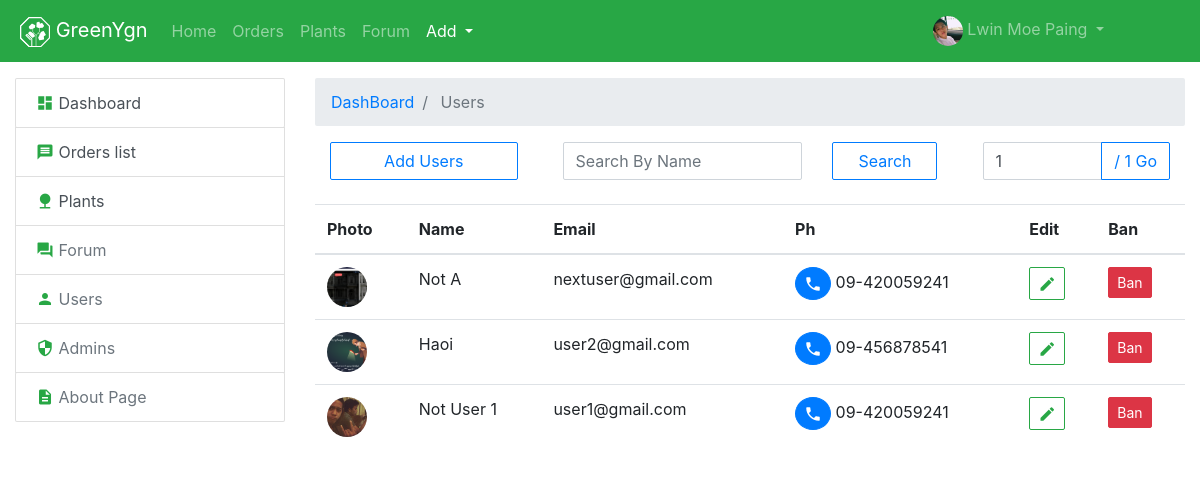
The page /gyadmin/superadmin/users/index.php (signed in) on the database its author committed.
### tables this page shows
CREATE TABLE `users` (
  `id` int(11) UNSIGNED NOT NULL,
  `name` varchar(80) NOT NULL,
  `email` varchar(150) NOT NULL,
  `image` varchar(200) NOT NULL DEFAULT '/assets/images/logo/greenygn_animate.svg',
  `password` varchar(200) NOT NULL,
  `ph` varchar(20) NOT NULL,
  `address` tinytext,
  `bio` varchar(150) DEFAULT NULL,
  `deleted_at` datetime DEFAULT NULL,
  `created_at` datetime DEFAULT NULL,
  `modified_at` datetime DEFAULT NULL
);

### gyadmin/superadmin/users/functions/index/getdata.php (called while the page is built)
<?php
if (isset($_GET['page']) && is_numeric($_GET['page'])) {
    $page = $_GET['page'];
} else {
    $page = 1;
}
$no_of_records_per_page = 10;
$offset = ($page-1) * $no_of_records_per_page;
$total_pages_sql = "SELECT COUNT(*) FROM `forum`";
$result = mysqli_query($conn,$total_pages_sql);
$total_rows = mysqli_fetch_array($result)[0];
$total_pages = ceil($total_rows / $no_of_records_per_page);
$sql = "SELECT * FROM `users`";
$sql .= " ORDER BY `users`.`id` DESC LIMIT $offset, $no_of_records_per_page ";
if($res = mysqli_query($conn, $sql)) {
    $result = array();
    while($row = mysqli_fetch_assoc($res)) {
       $result[] = $row;
    }
}

### gyadmin/superadmin/users/index.php (the view, shortened to what this page needs)
<?php
    require __DIR__. "/functions/index/getdata.php";
    require __DIR__ . "/../view/begin_header.php";
    require __DIR__ . "/../view/finish_header.php";
    require __DIR__ . "/../view/nav/navbar.php";
?>
    <div class="container-fluid mt-3">
        <div class="row">
            <div class="col-md-3">
                <?php
                    require __DIR__ . "/../view/left_url_list/left_url_list.php";
                ?>
            </div>
            <div class="col-md-9">
                <nav aria-label="breadcrumb">
                    <ol class="breadcrumb">
                        <li class="breadcrumb-item"><a href="/gyadmin/superadmin/">DashBoard</a></li>
                        <li class="breadcrumb-item active"> Users </li>
                    </ol>
                </nav>
                <div class="container-fluid">
                    <div class="row">
                        <div class="col-md-3 mb-2">
                            <a href="add_user.php" class="btn btn-outline-primary  btn-block" role="button">
                                <i class="icon ion-md-add"></i> Add Users
                            </a>
                        </div>
                        <div class="col-md-6 mb-2">
                                <div class="container-fluid">
                                    <form method="GET" action="search.php">
                                        <div class="row">
                                            <div class="col-md-8">
                                                <div class="form-group">
                                                    <input name="name" class="form-control" type="text" placeholder="Search By Name">
                                                </div>
                                            </div>
                                            <div class="col-md-4">
                                                <button href="add_admin.php" class="btn btn-outline-primary  btn-block" role="button">
                                                    <i class="icon ion-md-add"></i> Search
                                                </button>
                                            </div>
                                        </div>
                                    </form>
                                </div>
                        </div>
                        <div class="col-md-3">
                            <form action="" method="get">
                                <div class="input-group mb-3">
                                        <input
                                         name="page"
                                         required type="number"
                                         class="form-control"
                                         min=1
                                         max="<?= (isset($total_pages)) ? $total_pages : '' ?>"
                                         value="<?= (isset($page)) ? $page : '' ?>"
                                        >
                                        <div class="input-group-append">
                                            <button class="btn btn-outline-primary" type="submit" id="button-addon2">
                                                / <?= (isset($total_pages)) ? $total_pages : '' ?> Go
                                            </button>
                                        </div>
                                </div>
                            </form>
                        </div>
                    </div>
                </div>
                 <div class="table-responsive">
                    <table class="table">
                            <thead>
                                <tr>
                                    <th scope="col">Photo</th>
                                    <th scope="col">Name</th>
                                    <th scope="col">Email</th>
                                    <th scope="col">Ph</th>
                                    <th class="" scope="col">Edit</th>
                                    <th class="" scope="col">Ban</th>
                                </tr>
                            </thead>
                            <tbody class="mm_font" id="table_row">
                            <?php
                                foreach($result as $k => $v) {
                            ?>
                                <tr class="<?= $v['deleted_at'] ? 'table-danger' : '' ?>">
                                    <td >
                                        <div class="AdminUserListTable" style="background-image: url('<?= $v['image'] ?>')">  </div>
                                    </td>
                                    <td > <?= $v['name'] ?> </td>
                                    <td > <?= $v['email'] ?> </td>
                                    <td >
                                        <?php
                                            if(strlen($v['ph']) > 0) {
                                        ?>
                                            <a  class="btn btn-primary btn-sm rounded-circle" href="tel:<?= $v['ph'] ?>">
                                                <i class="material-icons md-18"> phone </i>
                                            </a>
                                            <?= $v['ph'] ?>
                                        <?php
                                            } else {
                                        ?>
                                            <a  class="btn btn-outline-danger btn-sm rounded-circle" href="#!">
                                                <i class="material-icons md-18"> phone </i>
                                            </a>
                                        <?php
                                            }
                                        ?>
                                    </td>
                                    <td >
                                            <a class="btn btn-outline-success btn-sm " href="edit.php?id=<?= $v['id'] ?>" role="button">
                                                <i class="material-icons md-18"> create </i>
                                            </a>
                                    </td>
                                    <td >
                                            <a class="btn btn-danger btn-sm" href="functions/index/ban.php?id=<?= $v['id'] ?>&page=<?= $page ?>" role="button">
                                                Ban
                                            </a>
                                    </td>
                                </tr>
                            <?php
                                }
                            ?>
                            </tbody>
                    </table>
                </div>
            </div>
        </div>
    </div>
<?php
    require __DIR__ . "/../view/finish_footer.php";
?>

### assets/css/greenygn.css (style rules this page uses)
body { min-height: 100vh; padding-bottom: 50px; position: relative; }
.AdminUserListTable { background-size: cover; background-position: center center; background-repeat: no-repeat; width: 40px; height: 40px; border-radius: 40px; }
.btn , .form-control, .breadcrumb, .card, .list-group-item:first-child, .list-group-item:last-child, .dropdown-menu { border-radius: 2px; }

### rows shown on the page
users: image (picture), name "Not A", email "nextuser@gmail.com", ph "09-420059241"
users: image (picture), name "Haoi", email "user2@gmail.com", ph "09-456878541"
users: image (picture), name "Not User 1", email "user1@gmail.com", ph "09-420059241"

### other values the page prints
$_SESSION['admin']['name'] "Lwin Moe Paing"
$total_pages "1"
